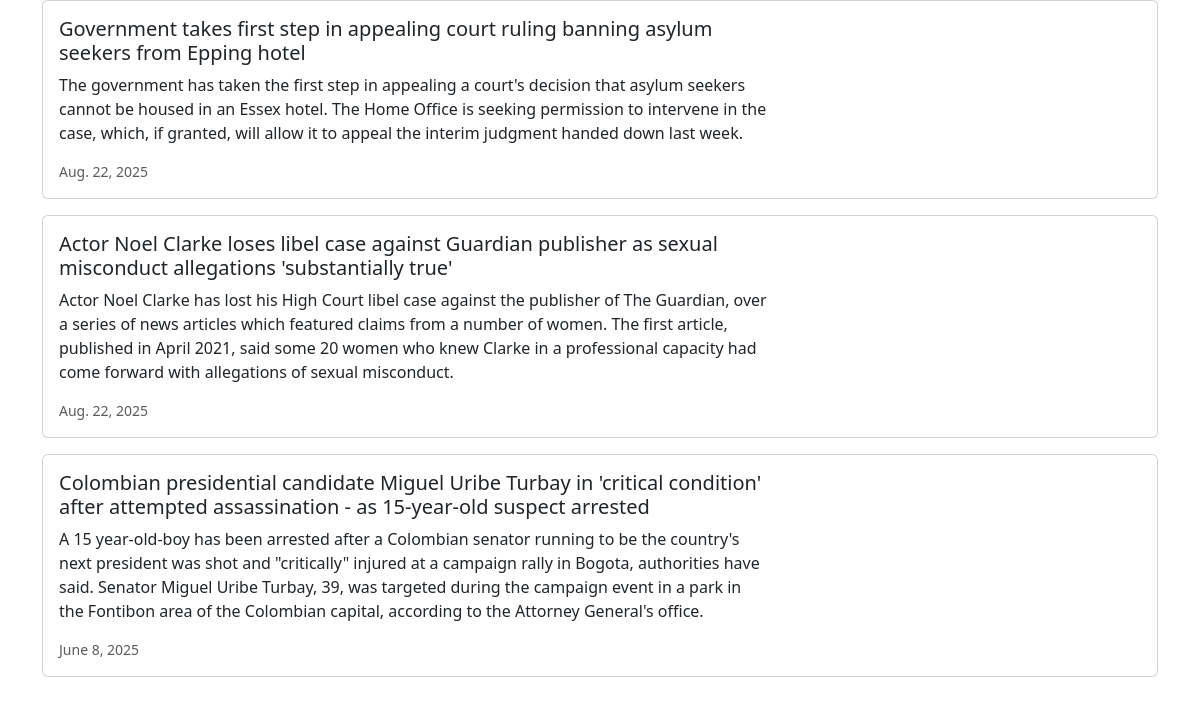
Page /news/ on the committed database.
### news/models.py (models this page shows, shortened)
class News(models.Model):
    headline=models.CharField(max_length=200)
    body = models.TextField()
    date = models.DateField()

### news/views.py (the view)
# urls.py: path("news/", include("news.urls"))
def news(request):
    news = News.objects.all().order_by("-date")
    return render(request, "news.html", {"news": news})

### news/templates/news.html (shortened to what this page needs)
<head>
    <link href="https://cdn.jsdelivr.net/npm/bootstrap@5.3.7/dist/css/bootstrap.min.css" rel="stylesheet"
>
</head>
<div class="container">
    {% for news in news %}
    <div class="card mb-3">
        <div class="row g-0">
            <div class="col-md-8">
                <div class="card-body">
                    <h5 class="card-title">{{ news.headline }}</h5>
                    <p class="card-text">{{ news.body }}</p>
                    <p class="card-text"><small class="text-muted">{{ news.date }}</small></p>
                </div>
            </div>
        </div>
    </div>
    {% endfor %}
</div>

### rows in the picture
News: headline "Government takes first step in appealing court ruling banning asylum seekers from Epping hotel", body "The government has taken the first step in appealing a court's decision that asylum seekers cannot be housed in an Essex hotel. The Home Office is seeking permission to intervene in the case, which, if granted, will allow it to appeal the interim judgment handed down last week.", date "Aug. 22, 2025"
News: headline "Actor Noel Clarke loses libel case against Guardian publisher as sexual misconduct allegations 'substantially true'", body "Actor Noel Clarke has lost his High Court libel case against the publisher of The Guardian, over a series of news articles which featured claims from a number of women. The first article, published in April 2021, said some 20 women who knew Clarke in a professional capacity had come forward with allegations of sexual misconduct.", date "Aug. 22, 2025"
News: headline "Colombian presidential candidate Miguel Uribe Turbay in 'critical condition' after attempted assassination - as 15-year-old suspect arrested", body "A 15 year-old-boy has been arrested after a Colombian senator running to be the country's next president was shot and \"critically\" injured at a campaign rally in Bogota, authorities have said. Senator Miguel Uribe Turbay, 39, was targeted during the campaign event in a park in the Fontibon area of the Colombian capital, according to the Attorney General's office.", date "June 8, 2025"
